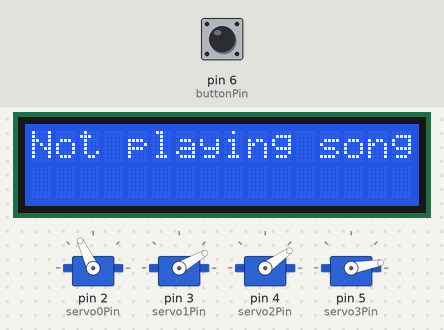
Bench run of a sketch on a simulated Arduino Uno, built with avr-gcc and run on an emulated ATmega328P. Shown: 16×2 character LCD, 4 × servo. The inputs (shaded band) are chosen by the test bench; at power-on: pin 6 (buttonPin) LOW.

Above: at 2.2 s.
2.3 s: pin 6 (buttonPin) pulled HIGH for 0.15 s
At 2.46 s:
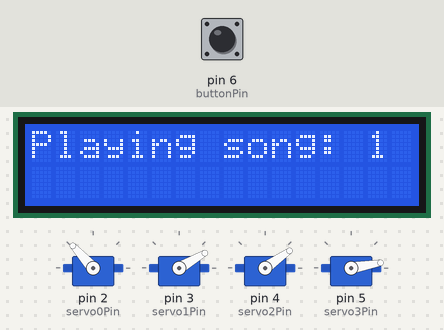
At 4.06 s:
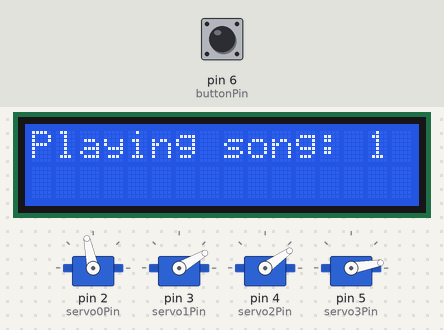
Timing chart, 0 to 19.3 s (numbered marks = the images above; inputs shaded):
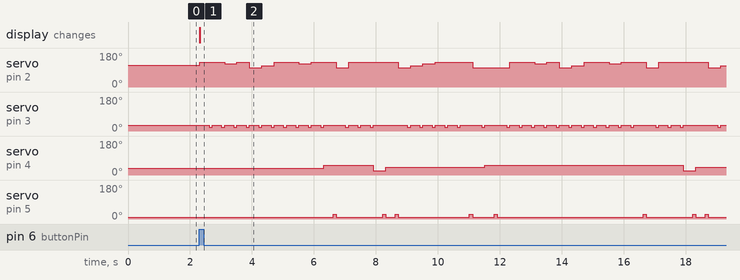

The sketch:

Xylophone.ino
```cpp
#include <Wire.h>
#include <LiquidCrystal_I2C.h>

LiquidCrystal_I2C lcd(0x27, 16, 2);

#include "Servo.h"

int servo0Pin = 2;
int servo1Pin = 3;
int servo2Pin = 4;
int servo3Pin = 5;

int buttonPin = 6;

int play1[] = {0+8,0+8,1+8,0+8,3+8,2+8,0+8,0+8,1+8,0+8,4+8,3+8,0+8,0+8,7+8,5+8,3+8,2+8,1+8,0+8,0+8,5+8,3+8,4+8,3+8,0+8,0+8,1+8,0+8,3+8,2+8,0+8,0+8,1+8,0+8,4+8,3+8,0+8,0+8,7+8,5+8,3+8,2+8,1+8,0+8,0+8,5+8,3+8,4+8,3+8,0+8,0+8,1+8,0+8,3+8,2+8,0+8,0+8,1+8,0+8,4+8,3+8,0+8,0+8,7+8,5+8,3+8,2+8,1+8,0+8,0+8,5+8,3+8,4+8,3+8};
int play2[] = {8,9,3,3,3,3,3,3,3,8,9,3,3,3,3,3,3,3,8,9,3,3,3,3,3,3,3,11,11,10};
int play3[] = {16,20,3,2,1,23,20,3,2,1,23,20,3,2,3,17};

int positions[] = {132,122,112,102,52,42,30,22};
int playSpeeds[2][3] = {
  {150, 300, 500},
  {50, 100, 150}
};

int sizeOfPositions, playTone, playSpeed;
int currentSong = 0;

Servo servo0;
Servo servo1;
Servo servo2;
Servo servo3;

void setup() {
  lcd.begin();
  lcd.backlight();

  servo0.attach(servo0Pin);
  servo1.attach(servo1Pin);
  servo2.attach(servo2Pin);
  servo3.attach(servo3Pin);

  noPlay();

  pinMode(buttonPin, INPUT);
}

void loop() {
  if (digitalRead(buttonPin)) {
    currentSong++;
    switch(currentSong) {
      case 1:
        lcd.clear();
        lcd.print("Playing song: 1");
        play(play1, sizeof(play1) / sizeof(int));
        break;
      case 2:
        lcd.clear();
        lcd.print("Playing song: 2");
        play(play2, sizeof(play2) / sizeof(int));
        break;
      case 3:
        lcd.clear();
        lcd.print("Playing song: 3");
        play(play3, sizeof(play3) / sizeof(int));
        break;
      default:
        currentSong = 0;
    }
  }
}

void play(int play[], int sizeOfPlay) {
  sizeOfPositions = sizeof(positions) / sizeof(int);
  for(int i = 0; i < sizeOfPlay; i++){
    playTone = play[i];
    playSpeed = 0;
    while (playTone > 7) {
      playTone %= 8;
      playSpeed += 1;
    }
    if(playTone < sizeOfPositions / sizeof(int)){
      servo0.write(positions[playTone]);
      delay(playSpeeds[0][playSpeed]);
      servo1.write(20);
      delay(playSpeeds[1][playSpeed]);
      servo1.write(30);
    } else {
      servo2.write(positions[playTone]);
      delay(playSpeeds[0][playSpeed]);
      servo3.write(25);
      delay(playSpeeds[1][playSpeed]);
      servo3.write(10);
    }
  }
  noPlay();
}

void noPlay() {
  lcd.clear();
  lcd.print("Not playing song");
  servo0.write(115);
  servo1.write(30);
  servo2.write(35);
  servo3.write(10);
  delay(1000);
}
```

Measured:
- after the input at 2.3 s, servo on pin 2 (servo0Pin): 115° → 132° at once, → 122° 0.80 s later, → 132° 0.40 s later, → 102° 0.40 s later, … (27 changes in this stretch); servo on pin 3 (servo1Pin): 30° → 20° after 0.32 s, → 30° 0.10 s later, → 20° 0.30 s later, → 30° 0.10 s later, … (68 changes in this stretch)
